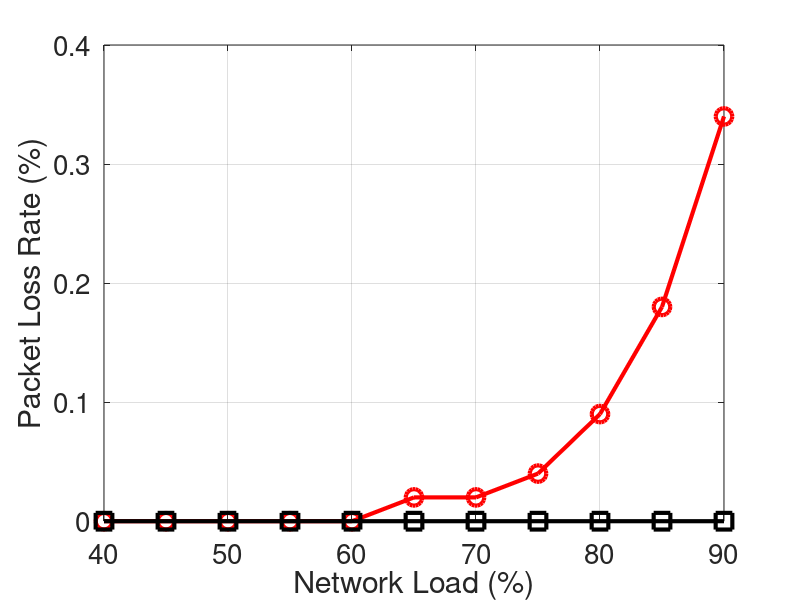

This chart was generated by the following MATLAB code:
clear
clc

x=[
0.4
0.45
0.5
0.55
0.6
0.65
0.7
0.75
0.8
0.85
0.9
];

k_80=[
0.00
0.00
0.00
0.00
0.00
0.02
0.02
0.04
0.09
0.18
0.34
];

k_22=[
0
4.66E-07
0.00
0.00
0.00
0.00
0.00
0.00
0.00
0.00
0.00
];

figure(1);
width=900;
height=480;
left=100;
bottem=0;

plot(x * 100,k_80,'-ro','LineWidth',3,...
    'MarkerSize',12);
hold on;
plot(x * 100,k_22,'-ks','LineWidth',3,...
    'MarkerSize',12);
hold on;

xlabel('Network Load (%)','FontSize', 20)
ylabel('Packet Loss Rate (%)','FontSize', 20);
set(gca, 'FontSize', 20, 'xtick',[40,50,60,70,80,90]); % set font size of tick labels
%h=legend('DCTCP K=720KB','DCTCP K=200KB',20,'Location', 'NorthWest');
%set(h,'FontSize',20,'LineWidth',1,'Box','off');
axis([40,90,0,0.4]);
grid on;
hold off;
